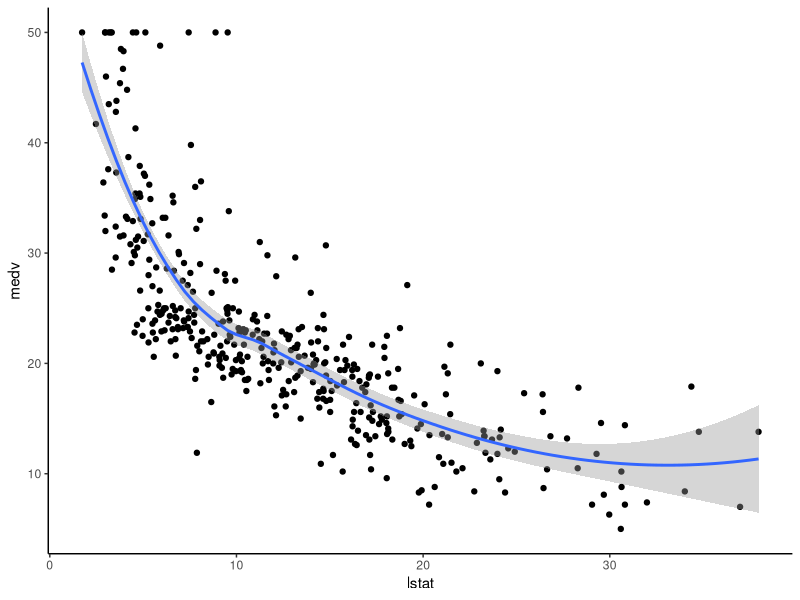
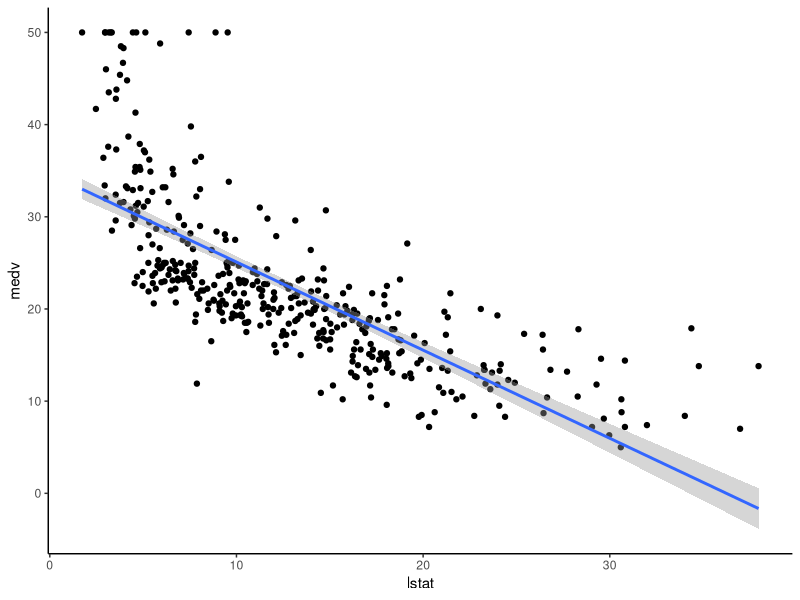
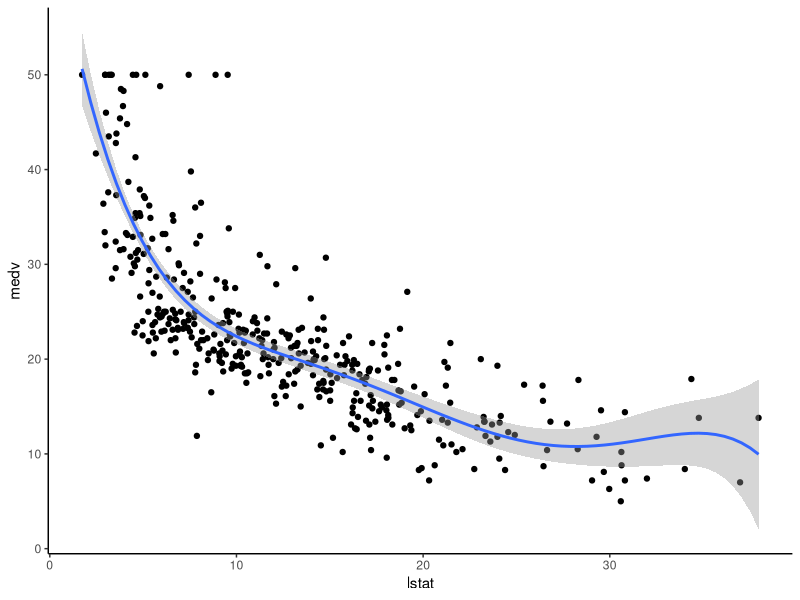
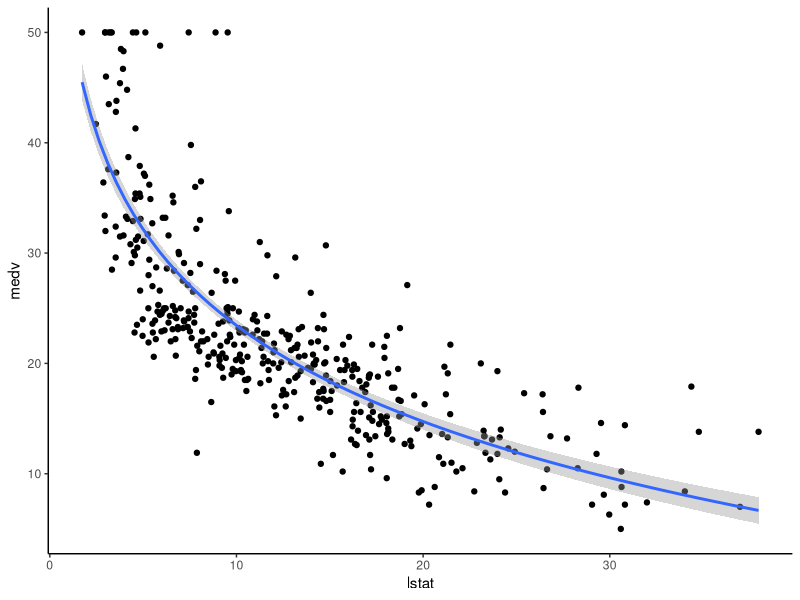
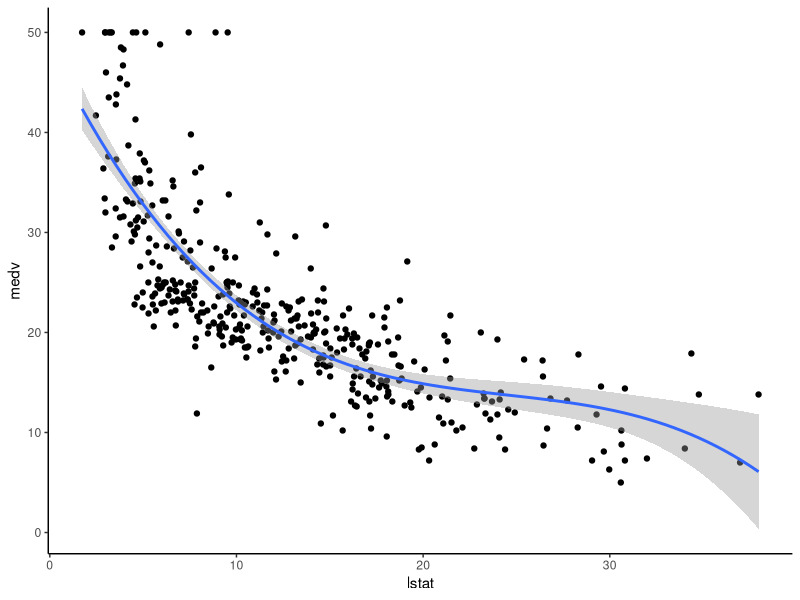
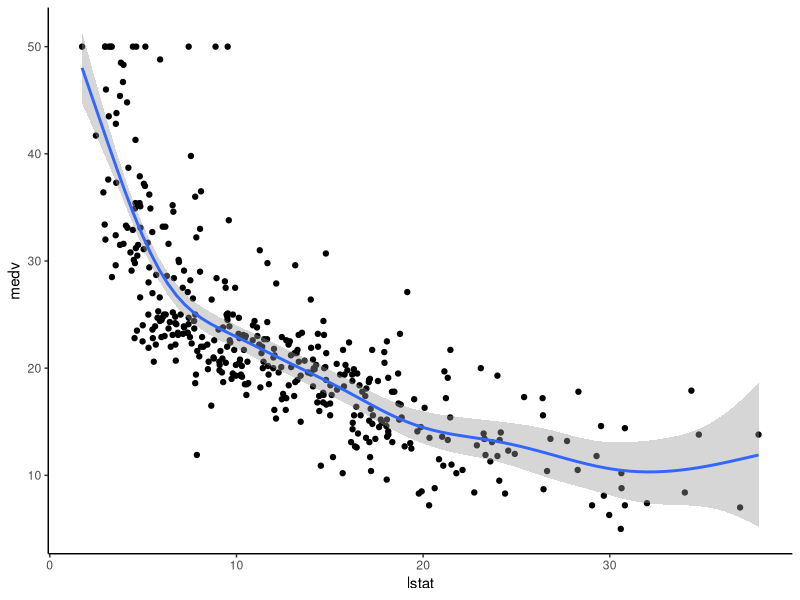

Write the R code that produced these figures, in order.
#Nonlinear Regression
#-------------------------------------------
#There are different solutions extending the linear regression model (Chapter @ref(linear-regression)) for capturing these nonlinear effects, including:
      #Polynomial regression. This is the simple approach to model non-linear relationships. It add polynomial terms or quadratic terms (square, cubes, etc) to a regression.

      #Spline regression. Fits a smooth curve with a series of polynomial segments. The values delimiting the spline segments are called Knots.

      #Generalized additive models (GAM). Fits spline models with automated selection of knots.

#------------------------------------
#In some cases, the true relationship between the outcome and a predictor variable might not be linear
library(tidyverse)   #tidyverse for easy data manipulation and visualization
library(caret)       #caret for easy machine learning workflow
theme_set(theme_classic())
# Load the data
data("Boston", package = "MASS")
view(Boston)
# Split the data into training and test set
set.seed(123)
training.samples <- Boston$medv %>%
  createDataPartition(p = 0.8, list = FALSE)
train.data  <- Boston[training.samples, ]
test.data <- Boston[-training.samples, ]
# visualize the scatter plot of the medv vs lstat variables as follow:
ggplot(train.data, aes(lstat, medv) ) +
  geom_point() +
  stat_smooth()
#--------------------------choose the model----------------------
#we'll compare the different models in order to choose the best one for our data.
#-------Linear regression {linear-reg}-
# medv = b0 + b1*lstat.
# Build the model
model <- lm(medv ~ lstat, data = train.data)
# Make predictions
predictions <- model %>% predict(test.data)
# Model performance
data.frame(
  RMSE = RMSE(predictions, test.data$medv),
  R2 = R2(predictions, test.data$medv)
)
ggplot(train.data, aes(lstat, medv) ) +  #visulize data
  geom_point() +
  stat_smooth(method = lm, formula = y ~ x)
#----------Polynomial regression
#medv=b0+b1???lstat+b2???lstat^2
lm(medv ~ poly(lstat, 2, raw = TRUE), data = train.data)  #can be used  lm(medv ~ lstat + I(lstat^2), data = train.data)
#The output contains two coefficients associated with lstat : one for the linear term (lstat^1) and one for the quadratic term (lstat^2).
lm(medv ~ poly(lstat, 6, raw = TRUE), data = train.data) %>%   #computes a sixfth-order polynomial fit:
summary()
#it can be seen that polynomial terms beyond the fith order are not significant. So, just create a fith polynomial regression model as follow:
# Build the model
model <- lm(medv ~ poly(lstat, 5, raw = TRUE), data = train.data)   # so again start after knowing order
# Make predictions
predictions <- model %>% predict(test.data)
# Model performance
data.frame(
  RMSE = RMSE(predictions, test.data$medv),
  R2 = R2(predictions, test.data$medv)
)
ggplot(train.data, aes(lstat, medv) ) +   # visulization new model
  geom_point() +
  stat_smooth(method = lm, formula = y ~ poly(x, 5, raw = TRUE))
#----------------Log transformation
#When you have a non-linear relationship, you can also try a logarithm transformation of the predictor variables:
# Build the model
model <- lm(medv ~ log(lstat), data = train.data)
# Make predictions
predictions <- model %>% predict(test.data)
# Model performance
data.frame(
  RMSE = RMSE(predictions, test.data$medv),
  R2 = R2(predictions, test.data$medv)
)
ggplot(train.data, aes(lstat, medv) ) +   #visulization
  geom_point() +
  stat_smooth(method = lm, formula = y ~ log(x))
#---------------Spline regression
install.packages("magrittr")
library(magrittr)    # for  function %>%
#Polynomial regression only captures a certain amount of curvature in a nonlinear relationship. An alternative, and often superior, approach to modeling nonlinear relationships is to use splines (P. Bruce and Bruce 2017)
#Splines provide a way to smoothly interpolate between fixed points, called knots. Polynomial regression is computed between knots.
#In other words, splines are series of polynomial segments strung together, joining at knots (P. Bruce and Bruce 2017).
#The R package splines includes the function bs for creating a b-spline term in a regression model.
#You need to specify two parameters: the degree of the polynomial and the location of the knots. In our example, we'll place the knots at the lower quartile, the median quartile, and the upper quartile:
summary(train.data)
knots <- quantile(train.data$lstat, p = c(0.25, 0.5, 0.75))
#We'll create a model using a cubic spline (degree = 3):
install.packages("splines")
library(splines)
# Build the model
knots <- quantile(train.data$lstat, p = c(0.25, 0.5, 0.75))
model <- lm (medv ~ bs(lstat, knots = knots), data = train.data)
# Make predictions
predictions <- model %>% predict(test.data)

# Model performance
install.packages("caret")
library(caret)
data.frame(
  RMSE = RMSE(predictions, test.data$medv),
  R2 = R2(predictions, test.data$medv)
)
#Note that, the coefficients for a spline term are not interpretable.
ggplot(train.data, aes(lstat, medv) ) +
  geom_point() +
  stat_smooth(method = lm, formula = y ~ splines::bs(x, df = 3))   #visulize
#---------------Generalized additive models
#Once you have detected a non-linear relationship in your data, the polynomial terms may not be flexible enough to capture the relationship, and spline terms require specifying the knots.
#Generalized additive models, or GAM, are a technique to automatically fit a spline regression. This can be done using the mgcv R package:
library(mgcv)
# Build the model
model <- gam(medv ~ s(lstat), data = train.data)   #The term s(lstat) tells the gam() function to find the "best" knots for a spline term.
# Make predictions
predictions <- model %>% predict(test.data)
# Model performance
data.frame(
  RMSE = RMSE(predictions, test.data$medv),
  R2 = R2(predictions, test.data$medv)
)
ggplot(train.data, aes(lstat, medv) ) +
  geom_point() +
  stat_smooth(method = gam, formula = y ~ s(x))   #visulize
#==========inference===============
#From analyzing the RMSE and the R2 metrics of the different models,
#it can be seen that the polynomial regression, the spline regression and the generalized additive models outperform the linear regression model and the log transformation approaches.
